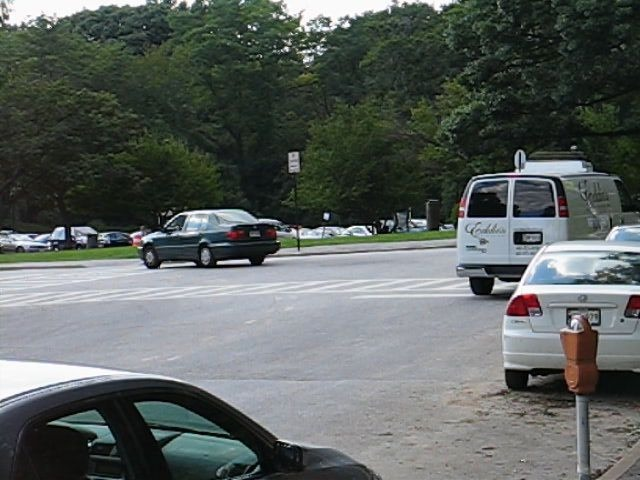
#> input picture car1.jpg, 640 x 480 px
$ python OF_two_images.py
#> lines starting #> are read from the running program, lines starting #| are printed output that depends on the picture; pictures that were not available may be replaced by others from this repository, and a replacement may not be noted
import cv2
from itertools import product
import numpy as np
from Robust_PCA import Robust_pca

# reference:
# https://www.digifie.jp/blog/archives/1448

"""
function draw_flow() will visulize the flow

Parameters:
    img - the second image that used to compute the flow
    gray - the first image that used to compute the flow
    flow - the flow matrix represented by offset of x and y

Returns:
    vis - the image matrix
"""

# [21 lines left out: function draw_flow, not called in this run]

"""
function convert_to_angles() will transfer flow matrix to angle matrix, which
represented by pi value.

Parameters:
    flow_matrix - the flow matrix represented by offset of x and y

Returns:
    angles_matrix - the matrix represneted by degree value.
"""
# [11 lines left out: function convert_to_angles, not called in this run]

"""
function easy_thresholding() will set a thresholding value and filter the angle_matrix

Parameters:
    img - the grayscale image matrix
    angles_matrix - the matrix represneted by pi value.
    thresholding - corresponding pixel will be black if value is greater than thresholding.

Returns:
    foreground_matrix - the foreground image filterd by thresholding value
    binary_mask - the pixel that degree that greater than thresholding will be 255(black)
"""
# [14 lines left out: function easy_thresholding, not called in this run]

def main():
    car1 = cv2.imread("car1.jpg")
#> car1 is the input picture: shape (480, 640, 3); mean B, G, R 95.4, 98.2, 92
    car2 = cv2.imread("car2.jpg")
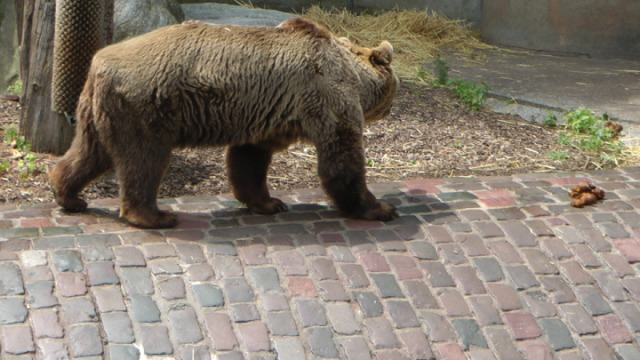
#> input picture Average_angle_method/bear02_0121.jpg, 640 x 360 px, given in place of car2.jpg, which was not available
#> car2 is the input picture: shape (360, 640, 3); mean B, G, R 110.2, 123, 132.9

    prvs = cv2.cvtColor(car1,cv2.COLOR_BGR2GRAY)
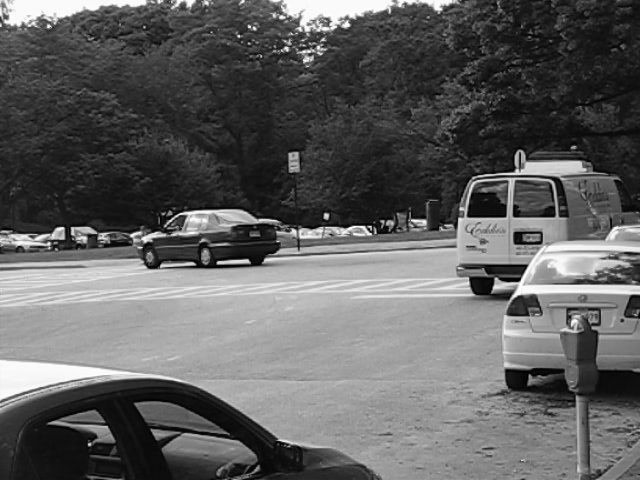
#> prvs: shape (480, 640); min 0, max 255, mean 96
    next = cv2.cvtColor(car2,cv2.COLOR_BGR2GRAY)
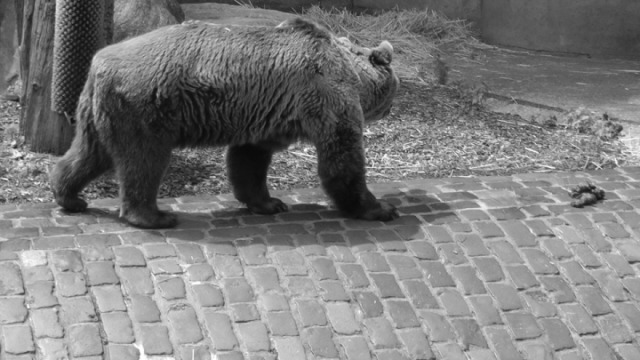
#> next: shape (360, 640); min 8, max 255, mean 124.5

#> (the run stopped early here; a loop or call above may not have finished)
